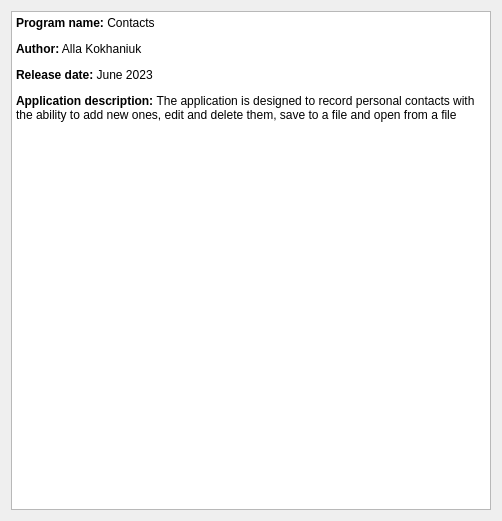
<?xml version="1.0" encoding="UTF-8"?>
<ui version="4.0">
 <class>help</class>
 <widget class="QDialog" name="help">
  <property name="geometry">
   <rect>
    <x>0</x>
    <y>0</y>
    <width>502</width>
    <height>521</height>
   </rect>
  </property>
  <property name="minimumSize">
   <size>
    <width>400</width>
    <height>370</height>
   </size>
  </property>
  <property name="windowTitle">
   <string>About app</string>
  </property>
  <property name="windowIcon">
   <iconset resource="resource.qrc">
    <normaloff>:/rec/src/ico.png</normaloff>:/rec/src/ico.png</iconset>
  </property>
  <layout class="QHBoxLayout" name="horizontalLayout">
   <item>
    <widget class="QTextBrowser" name="textBrowser">
     <property name="html">
      <string>&lt;!DOCTYPE HTML PUBLIC &quot;-//W3C//DTD HTML 4.0//EN&quot; &quot;http://www.w3.org/TR/REC-html40/strict.dtd&quot;&gt;
&lt;html&gt;&lt;head&gt;&lt;meta name=&quot;qrichtext&quot; content=&quot;1&quot; /&gt;&lt;meta charset=&quot;utf-8&quot; /&gt;&lt;style type=&quot;text/css&quot;&gt;
p, li { white-space: pre-wrap; }
hr { height: 1px; border-width: 0; }
li.unchecked::marker { content: &quot;\2610&quot;; }
li.checked::marker { content: &quot;\2612&quot;; }
&lt;/style&gt;&lt;/head&gt;&lt;body style=&quot; font-family:'Segoe UI'; font-size:9pt; font-weight:400; font-style:normal;&quot;&gt;
&lt;p align=&quot;center&quot; style=&quot; margin-top:0px; margin-bottom:0px; margin-left:0px; margin-right:0px; -qt-block-indent:0; text-indent:0px;&quot;&gt;&lt;img src=&quot;:/rec/src/CONT.png&quot; /&gt;&lt;/p&gt;
&lt;p style=&quot; margin-top:12px; margin-bottom:0px; margin-left:0px; margin-right:0px; -qt-block-indent:0; text-indent:0px;&quot;&gt;&lt;span style=&quot; font-family:'Segoe UI','sans-serif'; font-weight:700;&quot;&gt;Program name:&lt;/span&gt;&lt;span style=&quot; font-family:'Segoe UI','sans-serif';&quot;&gt; Contacts&lt;/span&gt; &lt;/p&gt;
&lt;p style=&quot; margin-top:12px; margin-bottom:0px; margin-left:0px; margin-right:0px; -qt-block-indent:0; text-indent:0px;&quot;&gt;&lt;span style=&quot; font-family:'Segoe UI','sans-serif'; font-weight:700;&quot;&gt;Author:&lt;/span&gt;&lt;span style=&quot; font-family:'Segoe UI','sans-serif';&quot;&gt; Alla Kokhaniuk&lt;/span&gt; &lt;/p&gt;
&lt;p style=&quot; margin-top:12px; margin-bottom:0px; margin-left:0px; margin-right:0px; -qt-block-indent:0; text-indent:0px;&quot;&gt;&lt;span style=&quot; font-family:'Segoe UI','sans-serif'; font-weight:700;&quot;&gt;Release date: &lt;/span&gt;&lt;span style=&quot; font-family:'Segoe UI','sans-serif';&quot;&gt;June 2023&lt;/span&gt; &lt;/p&gt;
&lt;p style=&quot; margin-top:12px; margin-bottom:12px; margin-left:0px; margin-right:0px; -qt-block-indent:0; text-indent:0px;&quot;&gt;&lt;span style=&quot; font-family:'Segoe UI','sans-serif'; font-weight:700;&quot;&gt;Application description: &lt;/span&gt;&lt;span style=&quot; font-family:'Segoe UI','sans-serif';&quot;&gt;The application is designed to record personal contacts with the ability to add new ones, edit and delete them, save to a file and open from a file&lt;/span&gt; &lt;/p&gt;&lt;/body&gt;&lt;/html&gt;</string>
     </property>
    </widget>
   </item>
  </layout>
 </widget>
 <resources>
  <include location="resource.qrc"/>
 </resources>
 <connections/>
</ui>
